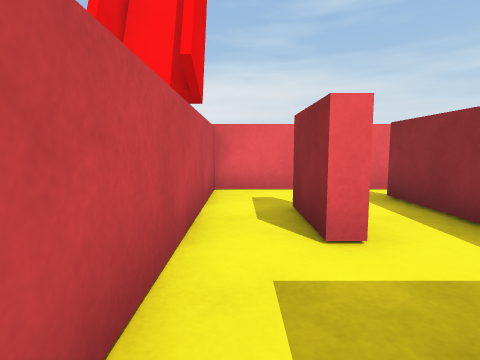
View 1 (above)

18 first-person views from a walk through a scene from a Unity 3-D project. The camera is 0.46 m above the floor, tilts 6° down and sees 80° across. The floor is counted in squares, 0.5 m on a side. Each view is taken from the middle of a square. On the plan, view 1 faces up. The plan holds only what a view shows up to about 11 squares ahead; the rest is blank.

View 2
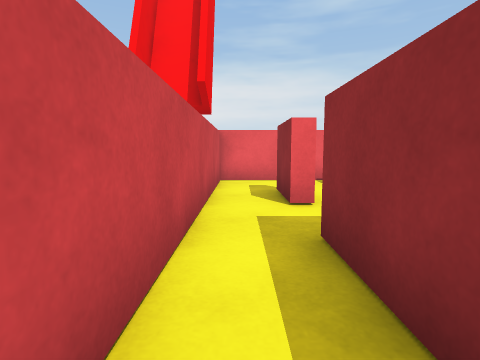

View 3
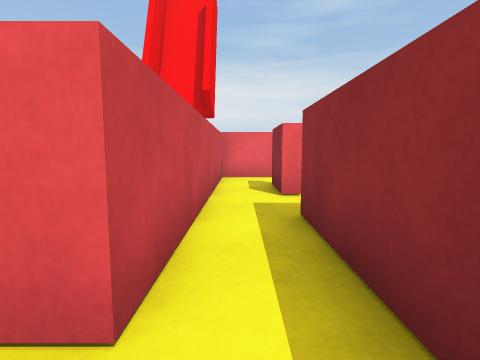

View 4
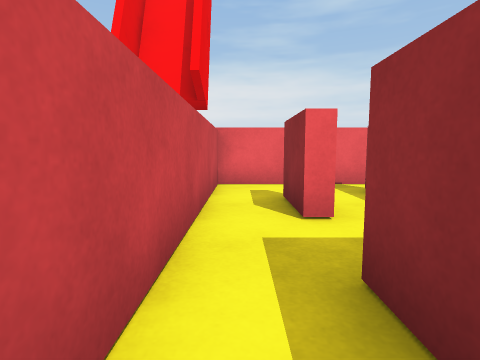

View 5
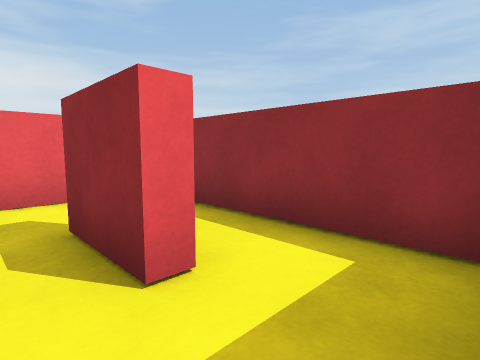

View 6
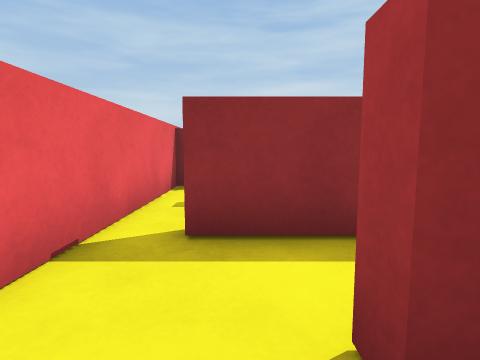

View 7
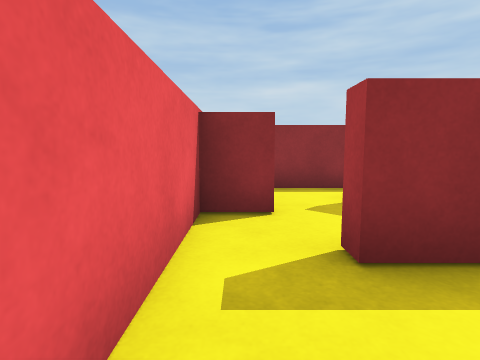

View 8
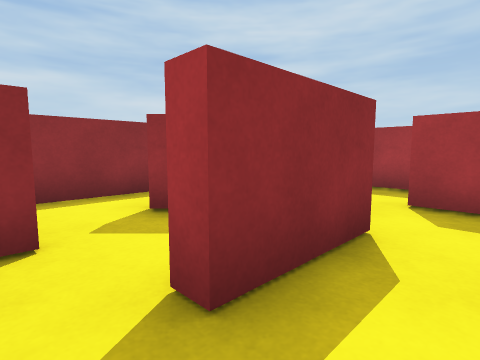

View 9
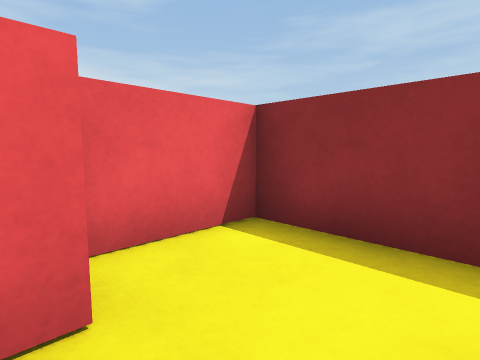

View 10
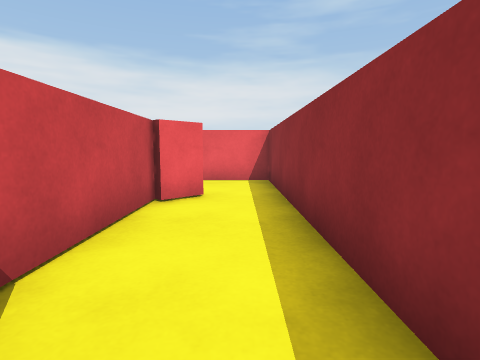

View 11
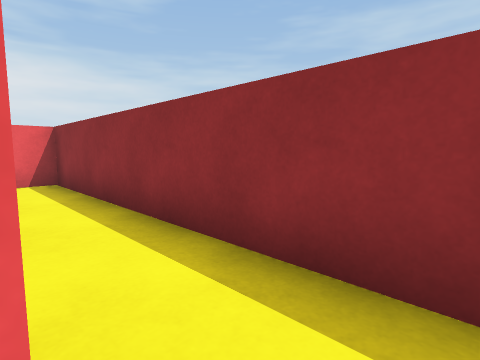

View 12
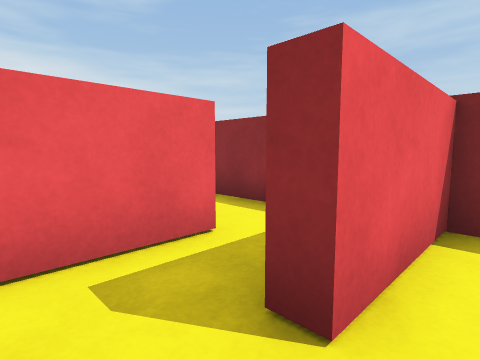

View 13
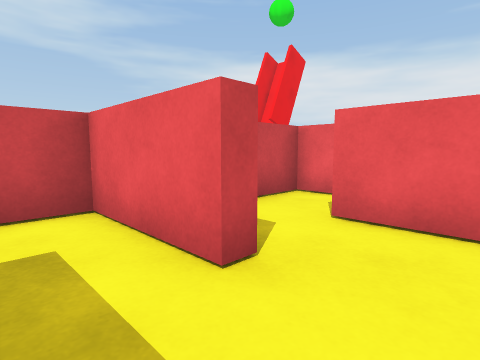

View 14
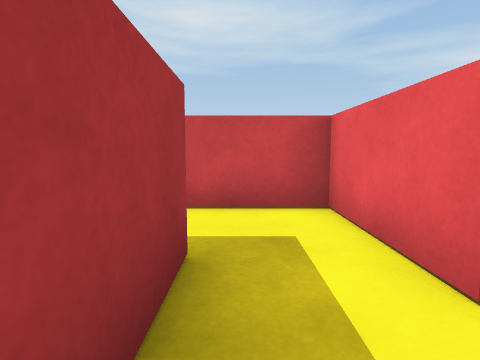

View 15
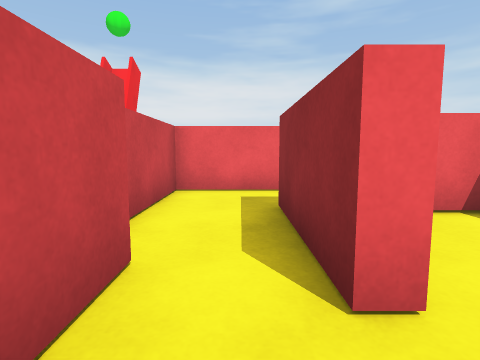

View 16
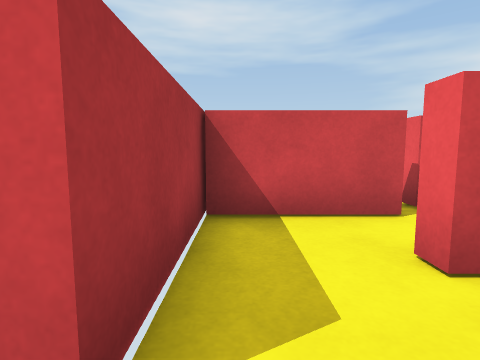

View 17
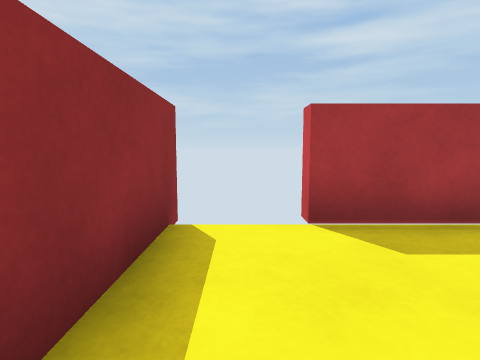

View 18
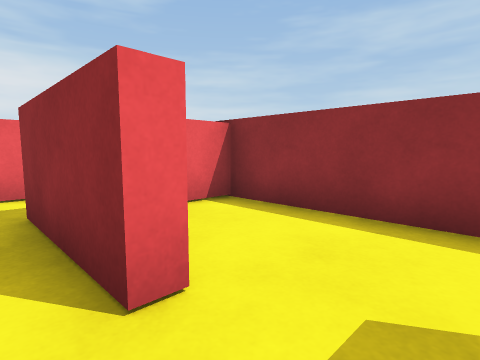

### Floor plan
Key: @ floor where view 1 was taken; # wall or solid block; x gap in a wall; . floor.
Columns run from 1 left of view 1 to 10 right of it. Each row starts with its distance up from view 1.
  7 ############
  6 #.......#..#
  5 #...#.#....#
  4 #.#.#.# ...#
  3 #.#.#.####.#
  2 #...#...#..#
  1 #.#####.#..#
  0 #@#   ..#..#
 -1 #.#   ####.#
 -2 #.#   #....#
 -3  .    #..###
 -4       #....#
 -5      ####..
 -6      #.....
 -7      #.....
 -8      #..####
 -9      x..#..#
-10       #.#..#
-11       #....#
-12       #....#
-13       ###x #

Positions as (right, up) in squares from view 1, and headings:
1: (0, 0), facing up
2: (0, -2), facing up
3: (0, -3), facing up
4: (0, -1), facing up
5: (0, 1), facing up-right
6: (0, 5), facing right
7: (3, 6), facing right
8: (4, 6), facing down-right
9: (7, 4), facing up-right
10: (9, -2), facing up
11: (8, -2), facing up-right
12: (6, -4), facing up-right
13: (9, -7), facing up-left
14: (9, -7), facing left
15: (6, -12), facing up
16: (9, -12), facing left
17: (9, -9), facing down
18: (6, -12), facing up-right
